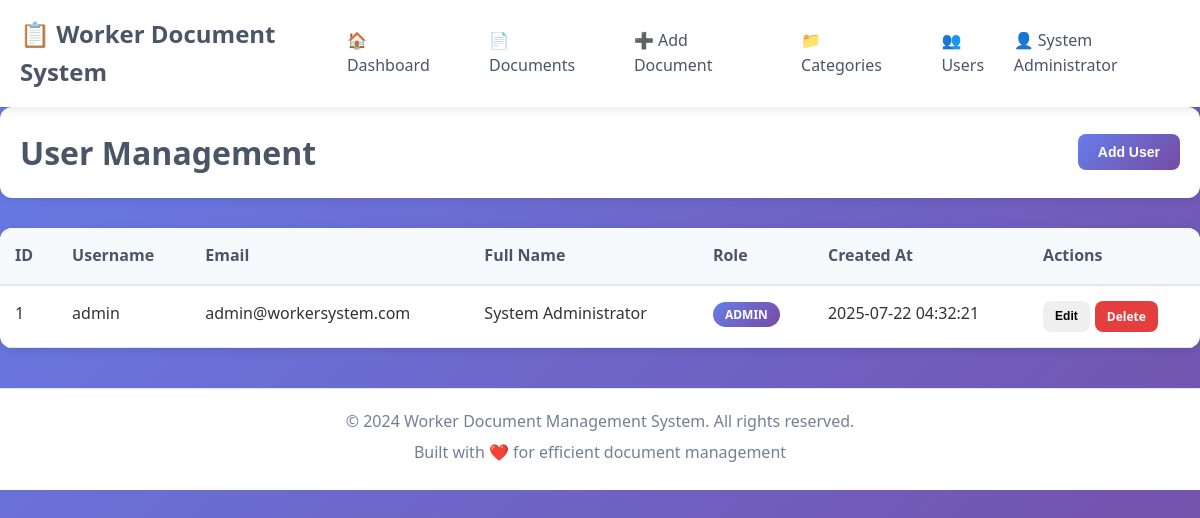
/users.php (signed in), run on the app's committed database.
### tables this page shows
CREATE TABLE `users` (
  `id` int(11) NOT NULL,
  `username` varchar(50) NOT NULL,
  `password` varchar(255) NOT NULL,
  `email` varchar(100) NOT NULL,
  `full_name` varchar(100) NOT NULL,
  `role` enum('admin','user') DEFAULT 'user',
  `created_at` timestamp NOT NULL DEFAULT current_timestamp()
);

### users.php (the view, shortened to what this page needs)
<!DOCTYPE html>
<html lang="en">
<head>
    <link rel="stylesheet" href="assets/css/style.css">
</head>
<body>
<?php
include 'includes/header.php';
include 'config/database.php';
$sql = "SELECT * FROM users ORDER BY id ASC";
$stmt = $pdo->query($sql);
$users = $stmt->fetchAll(PDO::FETCH_ASSOC);
?>
<!DOCTYPE html>
<html lang="en">
<head>
    <link rel="stylesheet" href="assets/css/style.css">
</head>
<body>
<div class="page-header">
    <h1>User Management</h1>
    <button class="btn btn-primary" id="openAddUserModal">Add User</button>
</div>
<div class="documents-container">
    <div class="documents-table">
        <table>
            <thead>
                <tr>
                    <th>ID</th>
                    <th>Username</th>
                    <th>Email</th>
                    <th>Full Name</th>
                    <th>Role</th>
                    <th>Created At</th>
                    <th>Actions</th>
                </tr>
            </thead>
            <tbody>
                <?php if ($users): ?>
                    <?php foreach($users as $row): ?>
                        <tr>
                            <td><?php echo htmlspecialchars($row['id']); ?></td>
                            <td><?php echo htmlspecialchars($row['username']); ?></td>
                            <td><?php echo htmlspecialchars($row['email']); ?></td>
                            <td><?php echo htmlspecialchars($row['full_name']); ?></td>
                            <td><span class="role-badge"><?php echo htmlspecialchars($row['role']); ?></span></td>
                            <td><?php echo htmlspecialchars($row['created_at']); ?></td>
                            <td class="action-buttons">
                                <button class="btn btn-warning btn-sm editUserBtn"
                                    data-id="<?php echo $row['id']; ?>"
                                    data-username="<?php echo htmlspecialchars($row['username']); ?>"
                                    data-email="<?php echo htmlspecialchars($row['email']); ?>"
                                    data-full_name="<?php echo htmlspecialchars($row['full_name']); ?>"
                                    data-role="<?php echo htmlspecialchars($row['role']); ?>"
                                >Edit</button>
                                <a href="?delete=<?php echo $row['id']; ?>" class="btn btn-danger btn-sm" onclick="return confirm('Are you sure you want to delete this user?');">Delete</a>
                            </td>
                        </tr>
                    <?php endforeach; ?>
                <?php else: ?>
                    <tr><td colspan="7" class="no-data">No users found.</td></tr>
                <?php endif; ?>
            </tbody>
        </table>
    </div>
</div>
<?php include 'includes/footer.php'; ?>
</body>
</html>

### assets/css/style.css (style rules this page uses)
* { margin: 0; padding: 0; box-sizing: border-box; }
body { font-family: 'Segoe UI', Tahoma, Geneva, Verdana, sans-serif; line-height: 1.6; color: #333; background: linear-gradient(135deg, #667eea 0%, #764ba2 100%); min-height: 100vh; }
.btn { display: inline-block; padding: 10px 20px; border: none; border-radius: 8px; text-decoration: none; font-weight: 600; cursor: pointer; transition: all 0.3s ease; font-size: 14px; }
.btn-primary { background: linear-gradient(135deg, #667eea 0%, #764ba2 100%); color: white; }
.btn-danger { background: #e53e3e; color: white; }
.btn-sm { padding: 6px 12px; font-size: 12px; }
.page-header { display: flex; justify-content: space-between; align-items: center; margin-bottom: 30px; background: white; padding: 20px; border-radius: 12px; box-shadow: 0 2px 10px rgba(0, 0, 0, 0.1); }
.page-header h1 { color: #4a5568; font-size: 2rem; }
.documents-container { background: white; border-radius: 12px; box-shadow: 0 2px 10px rgba(0, 0, 0, 0.1); overflow: hidden; }
.documents-table table { width: 100%; border-collapse: collapse; }
.documents-table th { background: #f7fafc; padding: 15px; text-align: left; font-weight: 600; color: #4a5568; border-bottom: 2px solid #e2e8f0; }
.documents-table td { padding: 15px; border-bottom: 1px solid #e2e8f0; vertical-align: top; }
.action-buttons { display: flex; gap: 5px; }
.role-badge { background: linear-gradient(135deg, #667eea 0%, #764ba2 100%); color: white; padding: 4px 12px; border-radius: 20px; font-size: 12px; font-weight: 600; text-transform: uppercase; }

### data on the page
users: id "1", username "admin", email "admin@workersystem.com", full_name "System Administrator", role "ADMIN", created_at "2025-07-22 04:32:21"

### other printed values
$user['full_name'] "System Administrator"
